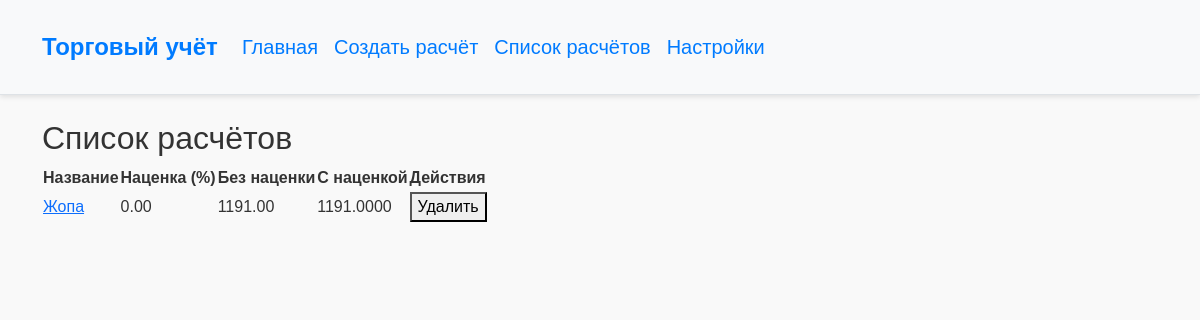
Before: /calculations/ with the older database file.
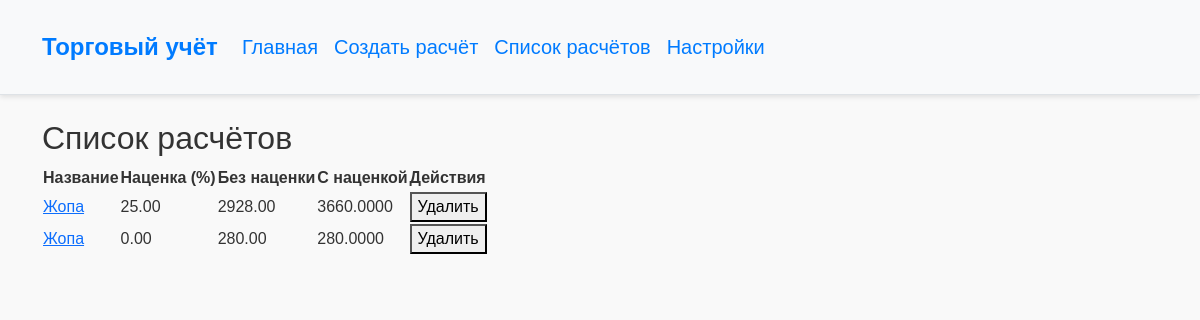
After: the same page with the newer database file.
### trades/models.py (models this page shows, shortened)
class Calculation(models.Model):
    title = models.CharField(max_length=255)
    markup = models.DecimalField(max_digits=5, decimal_places=2, default=0)
    created_at = models.DateTimeField(auto_now_add=True)
    def total_price_without_markup(self):
        return sum(item.total_price() for item in self.items.all())
    def total_price_with_markup(self):
        total = self.total_price_without_markup()
        return total + (total * self.markup / 100)

class CalculationItem(models.Model):
    calculation = models.ForeignKey(Calculation, related_name='items', on_delete=models.CASCADE)
    item = models.ForeignKey(Item, on_delete=models.CASCADE)
    quantity = models.PositiveIntegerField(default=1)
    def total_price(self):
        return self.item.price * self.quantity

class Item(models.Model):
    name = models.CharField(max_length=255, unique=True)
    price = models.DecimalField(max_digits=10, decimal_places=2)

### trades/views.py (the view, shortened to what this page needs)
# urls.py: path('calculations/', views.calculations_list, name='calculations_list'),
def calculations_list(request):
    calculations = Calculation.objects.all()
    return render(request, "trades/calculations_list.html", {"calculations": calculations})

### trades/templates/trades/calculations_list.html (shortened to what this page needs)
{% extends 'base.html' %}
{% block content %}
<h2>Список расчётов</h2>
<table>
    <thead>
        <tr>
            <th>Название</th>
            <th>Наценка (%)</th>
            <th>Без наценки</th>
            <th>С наценкой</th>
            <th>Действия</th>
        </tr>
    </thead>
    <tbody>
        {% for calc in calculations %}
        <tr>
            <td><a href="{% url 'calculation_detail' calc.id %}">{{ calc.title }}</a></td>
            <td>{{ calc.markup }}</td>
            <td>{{ calc.total_price_without_markup }}</td>
            <td>{{ calc.total_price_with_markup }}</td>
            <td>
                <form method="post">
                    <button type="submit" name="delete_calc" value="{{ calc.id }}">Удалить</button>
                </form>
            </td>
        </tr>
        {% endfor %}
    </tbody>
</table>
{% endblock %}

Changed rows visible on the page:
changed Calculation (number 1 of 2 on the later page): markup "0.00" → "25.00"; total_price_without_markup "1191.00" → "2928.00"; total_price_with_markup "1191.0000" → "3660.0000"
added Calculation: title "Жопа", markup "0.00", total_price_without_markup "280.00", total_price_with_markup "280.0000"
